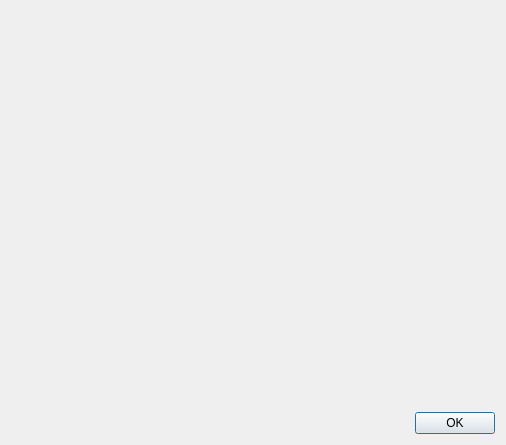
<?xml version="1.0" encoding="UTF-8"?>
<ui version="4.0">
 <class>EditorSetting</class>
 <widget class="QDialog" name="EditorSetting">
  <property name="geometry">
   <rect>
    <x>0</x>
    <y>0</y>
    <width>506</width>
    <height>445</height>
   </rect>
  </property>
  <property name="windowTitle">
   <string>Setting</string>
  </property>
  <property name="modal">
   <bool>true</bool>
  </property>
  <layout class="QVBoxLayout" name="verticalLayout">
   <item>
    <widget class="QWidget" name="widget" native="true"/>
   </item>
   <item>
    <widget class="QDialogButtonBox" name="buttonBox">
     <property name="orientation">
      <enum>Qt::Horizontal</enum>
     </property>
     <property name="standardButtons">
      <set>QDialogButtonBox::Ok</set>
     </property>
    </widget>
   </item>
  </layout>
 </widget>
 <resources/>
 <connections>
  <connection>
   <sender>buttonBox</sender>
   <signal>accepted()</signal>
   <receiver>EditorSetting</receiver>
   <slot>accept()</slot>
   <hints>
    <hint type="sourcelabel">
     <x>248</x>
     <y>254</y>
    </hint>
    <hint type="destinationlabel">
     <x>157</x>
     <y>274</y>
    </hint>
   </hints>
  </connection>
  <connection>
   <sender>buttonBox</sender>
   <signal>rejected()</signal>
   <receiver>EditorSetting</receiver>
   <slot>reject()</slot>
   <hints>
    <hint type="sourcelabel">
     <x>316</x>
     <y>260</y>
    </hint>
    <hint type="destinationlabel">
     <x>286</x>
     <y>274</y>
    </hint>
   </hints>
  </connection>
 </connections>
</ui>
